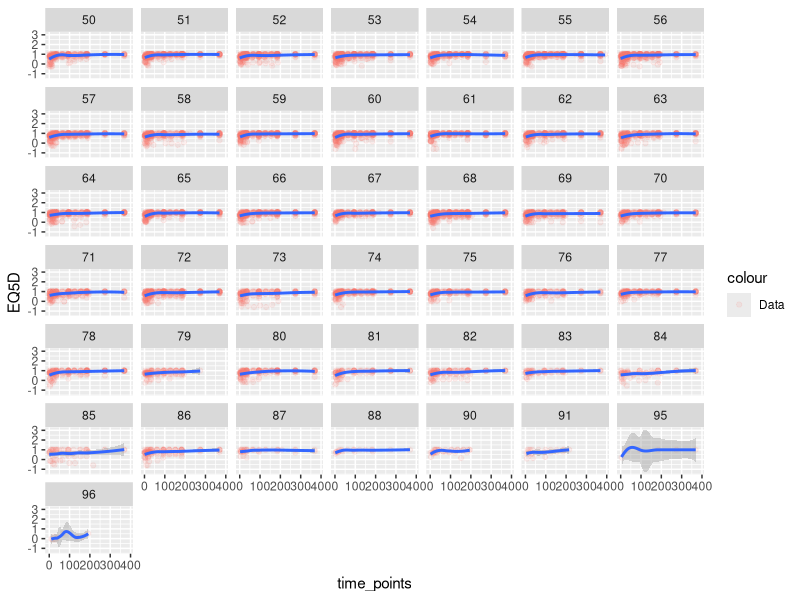
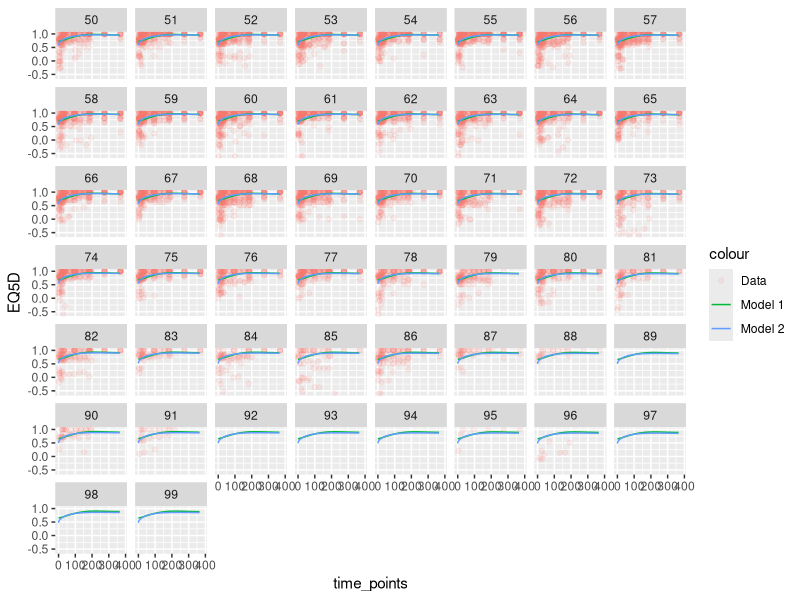
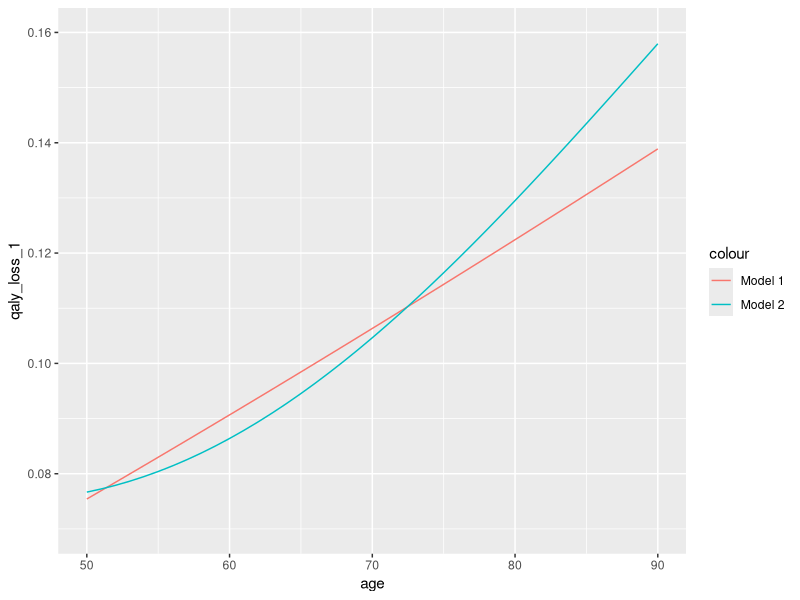

Reproduce these figures in R, in order.
library(data.table)
library(ggplot2)
library(mgcv)

# Load data
data = fread("./data/27-06-2018 EQ5D_IL.df.mini EQ5D individual level data.csv")

ggplot(data[age >= 50]) +
  geom_point(aes(x = time_points, y = EQ5D, colour = "Data"), alpha = 0.1) +
  geom_smooth(aes(x = time_points, y = EQ5D), method = "loess") +
  facet_wrap(~age)

# Fit model with spline surface on time and age
model1 = gam(EQ5D ~ s(time_points, age, k = 4), data = data)
# plot(model1)
newdata = CJ(age = 50:99, time_points = 0:365)
newdata$eq1 = predict(model1, newdata = newdata)

# Another model, use sqrt of time as there is less data further out, make age and time additive
data[, sqrt_time := sqrt(time_points)]
newdata[, sqrt_time := sqrt(time_points)]
model2 = gam(EQ5D ~ s(sqrt_time, k = 3) + s(age, k = 3), data = data)
# plot(model2)
newdata$eq2 = predict(model2, newdata = newdata)

# Plot relationship
ggplot() +
    geom_point(data = data[age >= 50], aes(x = time_points, y = EQ5D, colour = "Data"), alpha = 0.1) +
    geom_line(data = newdata, aes(x = time_points, y = eq1, colour = "Model 1")) +
    geom_line(data = newdata, aes(x = time_points, y = eq2, colour = "Model 2")) +
    facet_wrap(~age)

# Make sure no predictions out of bounds
newdata[, range(eq1)]
newdata[, range(eq2)]

# Get QALY loss out to first year
summ = newdata[, .(qaly_loss_1 = mean(1 - eq1), qaly_loss_2 = mean(1 - eq2)), by = age]
ggplot(summ[age <= 90]) +
  geom_line(aes(x = age, y = qaly_loss_1, colour = "Model 1")) + 
  geom_line(aes(x = age, y = qaly_loss_2, colour = "Model 2")) +
  scale_y_continuous(breaks = seq(0.08, 0.16, by = 0.02), limits = c(0.07, 0.16))

